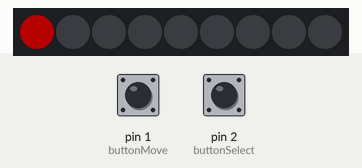
This sketch was run on a simulated Arduino Uno, built with avr-gcc and run on an emulated ATmega328P. Shown: 9 RGB LEDs in strip order, left to right. The test bench sets the inputs (shaded band); at power-on: pin 2 (buttonSelect) LOW, pin 1 (buttonMove) HIGH. Dim RGB values are drawn brighter than linear.

Above: at 0.2 s.
1.3 s: pin 2 (buttonSelect) pulled HIGH for 0.15 s
At 2.6 s:
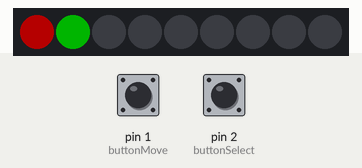
4.4 s: pin 2 (buttonSelect) pulled HIGH for 0.15 s
At 5.0 s:
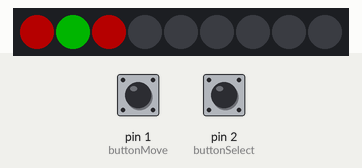
Timing chart, 0 to 7.4 s (numbered marks = the images above; inputs shaded):
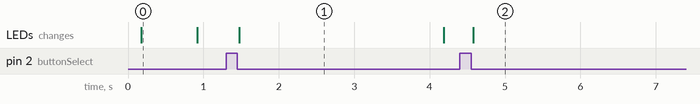

Measured:
- after the input at 1.3 s, the LEDs: change after 0.18 s (image 1)
- after the input at 4.4 s, the LEDs: change after 0.18 s (image 2)
- what the display in image 0 shows lasts 0.7 s, from 0.2 s to 0.9 s
- what the display in image 1 shows lasts 2.7 s, from 1.5 s to 4.2 s

The sketch:

ticTacToe.ino
```cpp
// Friday June 06 2015
// Play Tic-Tac-Toe with the circuit board
/* run on an ATTiny circuit board with 9 pixels arranged in a 3x3 grid*/
// By Ethan Middleton
#include <Adafruit_NeoPixel.h>
#include <avr/power.h>

#define PIN 0

Adafruit_NeoPixel strip = Adafruit_NeoPixel(9, PIN, NEO_GRB + NEO_KHZ800);

// button variables
int buttonMove;
boolean newStateA, oldStateA;
int buttonSelect;
boolean newStateB, oldStateB;

// LED variables
uint32_t black, red, green, blue;
uint32_t leds[] = {
  black, black, black, black, black, black, black, black, black};
int pos;
uint32_t turn;
uint32_t turnShow;

// Variables for testing if won
uint32_t won;
int winpos[3], tie;

// Counter variables
int blueCount, blueCountCount, flashSelectCount, flashWinCount;
boolean flashSelectState, posChange, flashWinState;

void setup(){
  // set button inputs
  buttonMove = 1;
  buttonSelect = 2;

  // Set colours
  black = strip.Color(0, 0, 0);
  red = strip.Color(64, 0, 0);
  green = strip.Color(0, 64, 0);
  blue = strip.Color(0, 0, 64);

  // Set victory condition variables
  won = black;
  tie = 0;

  // Set counter variables
  blueCount = 65;
  blueCountCount = 0;
  flashSelectCount = 0;
  flashWinCount = 0;
  flashSelectState = true;
  posChange = true;
  flashWinState = true;

  turn = red;
  turnShow = red;

  pinMode(buttonMove, INPUT);
  pinMode(buttonSelect, INPUT);

  pos = 0;

  // Setup neopixel
  strip.begin();
  strip.show(); // Initialize all pixels to 'off'
}

// Method that resets the arduino
void(* resetFunc) (void) = 0;


void loop(){
  // Get new button values
  newStateB = digitalRead(buttonSelect);
  newStateA = digitalRead(buttonMove);

  // if noone has won
  if (won == black){
    // move the "cursor"
    pos = buttonCheck(pos);
    // Update LEDs
    turnLEDs();
    // Go to next turn
    nextTurn();
    // Flash the "cursor"
    flashSelect();
    // Check if anyone won
    testWon();
  }
  // If all tiles are full
  else if (won == blue){
    tieLEDs();
  }
  // if someone has won
  else if (won == red || won == green){
    winFlash();
  }
  // update old button values
  oldStateA = newStateA;
  oldStateB = newStateB;
}

void testWon(){
  // Test for victory
  for (int i = 0; i < 3; i++){
    // if diagonal
    if (i == 0 && leds[4] == leds[0] && leds[8] == leds[0] && leds[0] != black){
      // set victory values
      won = leds[i];
      winpos[0] = 0;
      winpos[1] = 4;
      winpos[2] = 8;
    }
    // if vertical
    else if (i == 0 && leds[0] == leds[5] && leds[5] == leds[6] && leds[0] != black){
      // set victory values
      won = leds[i];
      winpos[0] = 0;
      winpos[1] = 5;
      winpos[2] = 6;
    }
    // if vertical
    else if (i == 1 && leds[1] == leds[4] && leds[4] == leds[7] && leds[1] != black){
      // set victory values
      won = leds[i];
      winpos[0] = 1;
      winpos[1] = 4;
      winpos[2] = 7;
    }
    // if vertical
    else if (i == 2 && leds[2] == leds[3] && leds[3] == leds[8] && leds[0] != black){
      // set victory values
      won = leds[i];
      winpos[0] = 2;
      winpos[1] = 3;
      winpos[2] = 8;
    }
    // if horizontal
    else if (leds[3 * i] == leds[3 * i + 1] && leds[3 * i + 1] == leds[3 * i + 2] && leds[3 * i + 2] != black){
      // set victory values
      won = leds[i*3];
      winpos[0] = 3*i;
      winpos[1] = 3*i + 1;
      winpos[2] = 3*i + 2;
    }
    // if other diagonal
    else if (i == 2 && leds[4] == leds[2] && leds[6] == leds[2] && leds[2] != black){
      // set victory values
      won = leds[i];
      winpos[0] = 2;
      winpos[1] = 4;
      winpos[2] = 6;
    }
  }
}

void nextTurn(){
  // if select button is pressed
  if (newStateB == HIGH && oldStateB == LOW){
    // debouncing code
    delay(175);
    newStateB = digitalRead(buttonSelect);
    if (newStateB == LOW){
      // select current led
      leds[pos] = turn;
      // force led to be on
      posChange = true;
      // set position beginning
      pos = 0;
      // move cursor to first open spot
      while (leds[pos] != black){
        pos++;
        // if board is full then begin tie sequence
        if (pos == 8 && leds[8] != black){
          won = blue;
          break;
        }
      }
      // switch turn
      if (turn == green){
        turn = red;
        return;
      }
      else {
        turn = green;
      }
    }
  }
}

void turnLEDs(){
  // update LEDs
  for (int i = 0; i < 9; i++){
    if (i != pos){
      //if (i == 3){
      //  strip.setPixelColor(5, leds[5]);
      //}
      //else if (i == 5){
      //  strip.setPixelColor(3, leds[3]);
      //}
      //else{
        strip.setPixelColor(i, leds[i]);
      //}
    }
  }
  // show cursor
  strip.setPixelColor(pos, turnShow);
  // update neopixel
  strip.show();
}

int buttonCheck(int pos){
  // if move button is pressed
  if (newStateA == HIGH && oldStateA == LOW){
    // debouncing code
    delay(175);
    newStateA = digitalRead(buttonMove);
    if (newStateA == LOW){
      // force LED to be on
      posChange = true;
      // move cursor 1
      pos++;
      //if cursor is at the end then wrap
      if (pos == 9){
        pos = 0;
      }
      // move cursor to nearest available space
      while (leds[pos] != black){
        pos++;
        // if cursor is at the end then wrap
        if (pos == 9){
          pos = 0;
        }
      }
    }
  }
  else {
    // don't force led to be on
    posChange = false;
  }
  // return position
  return pos;
}

void tieLEDs(){
  // if it has been long enough
  if (blueCount > 0 && blueCountCount % 500 == 0){
    // decrease bluecount
    blueCount--;
    // update colours
    for (int j = 0; j < 9; j++){
      strip.setPixelColor(j, 0, 0, blueCount);
    }
    // update neopixel
    strip.show();
  }
  // increase bluecount
  blueCountCount++;
  // if animation is over reset arduino
  if (blueCount == 0){
    resetFunc();
  }
}

void flashSelect(){
  // if cursor has not been moved recently
  if (! posChange){
    // if it has been long enough
    if (flashSelectCount % 1000 == 0){
      // if LED is on
      if (flashSelectState){
        // turn it off
        flashSelectState = false;
        turnShow = black;
      }
      else {
        // turn it on
        flashSelectState = true;
        turnShow = turn;
      }
    }
  }
  else {
    // turn it on
    turnShow = turn;
  }
  flashSelectCount++;
}

void winFlash(){
  // if it has been long enough
  if (flashWinCount % 1000 == 0){
    // if leds are on
    if (flashWinState){
      // turn them off
      flashWinState = false;
      turnShow = black;
    }
    else {
      // turn them on
      flashWinState = true;
      turnShow = won;
    }
  }
  // update strip
  for (int i = 0; i < 3; i++){
    strip.setPixelColor(winpos[i], turnShow);
  }
  flashWinCount++;
  // update neopixel
  strip.show();
  // if select button pressed
  if (newStateB == HIGH && oldStateB == LOW){
    // debouncing code
    delay(175);
    newStateB = digitalRead(buttonSelect);
    if (newStateB == LOW){
      // reset arduino
      resetFunc();
    }
  }
}
```
